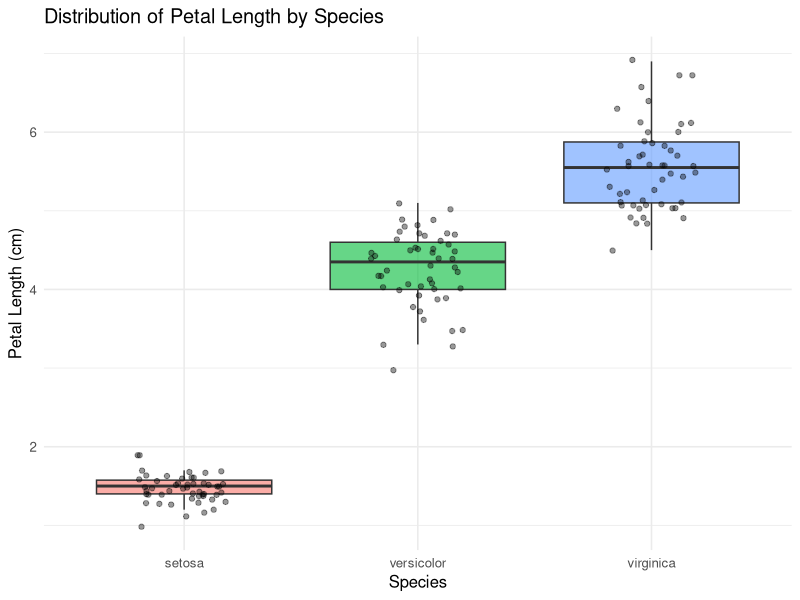
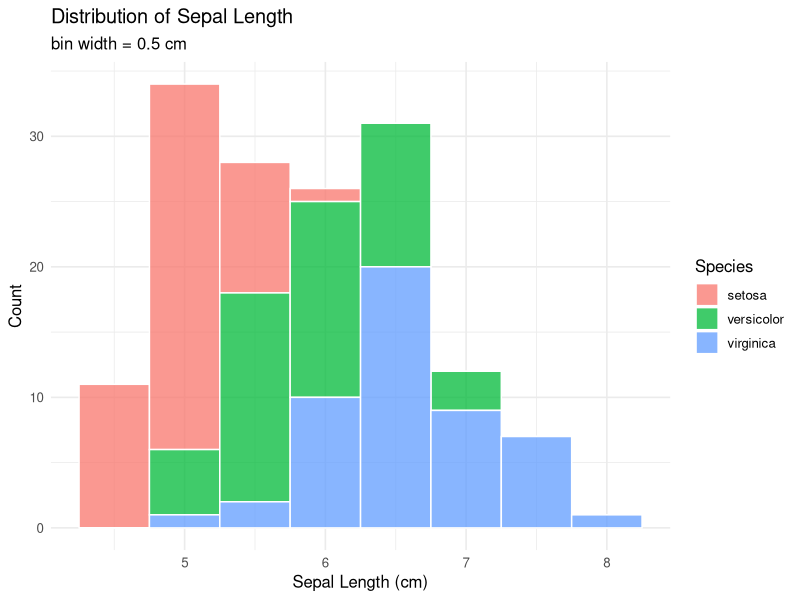

Generate these figures, in order, with R:
# =============================================================================
# data_visualization_2.R — Data Visualization: Boxplot & Histogram
# Topic: e. Data Visualization
# Dataset: iris (built into R — no package installation needed)
# =============================================================================

library(tidyverse)
library(here)

# Constants centralised at the top so dimensions are easy to tune
OUTPUT_DIR <- here::here("output")
DPI        <- 150
PLOT_W     <- 8
PLOT_H     <- 5

iris_tbl <- as_tibble(iris)

# --------------------------------------------------------------------------
# Plot 3: Boxplot — Petal Length distribution by species
# --------------------------------------------------------------------------

# Boxplot + jitter shows both the summary shape and individual flowers —
# more informative than a bar chart of means alone
plot_boxplot <- ggplot(iris_tbl, aes(x = Species, y = Petal.Length, fill = Species)) +
  geom_boxplot(alpha = 0.6, outlier.shape = NA) +
  geom_jitter(width = 0.2, alpha = 0.4, size = 1.5) +
  labs(
    title = "Distribution of Petal Length by Species",
    x     = "Species",
    y     = "Petal Length (cm)"
  ) +
  theme_minimal(base_size = 12) +
  theme(legend.position = "none")   # species already labelled on x-axis

ggsave(
  filename = file.path(OUTPUT_DIR, "plot_boxplot.png"),
  plot     = plot_boxplot,
  width    = PLOT_W, height = PLOT_H, dpi = DPI
)
cat("Saved: output/plot_boxplot.png\n")

# --------------------------------------------------------------------------
# Plot 4: Histogram — Sepal Length distribution across all flowers
# --------------------------------------------------------------------------

# A histogram reveals the overall shape — whether species overlap or are
# cleanly separated in sepal length
plot_hist <- ggplot(iris_tbl, aes(x = Sepal.Length, fill = Species)) +
  geom_histogram(binwidth = 0.5, color = "white", alpha = 0.75) +
  labs(
    title = "Distribution of Sepal Length",
    subtitle = "bin width = 0.5 cm",
    x     = "Sepal Length (cm)",
    y     = "Count",
    fill  = "Species"
  ) +
  theme_minimal(base_size = 12)

ggsave(
  filename = file.path(OUTPUT_DIR, "plot_histogram.png"),
  plot     = plot_hist,
  width    = PLOT_W, height = PLOT_H, dpi = DPI
)
cat("Saved: output/plot_histogram.png\n")
